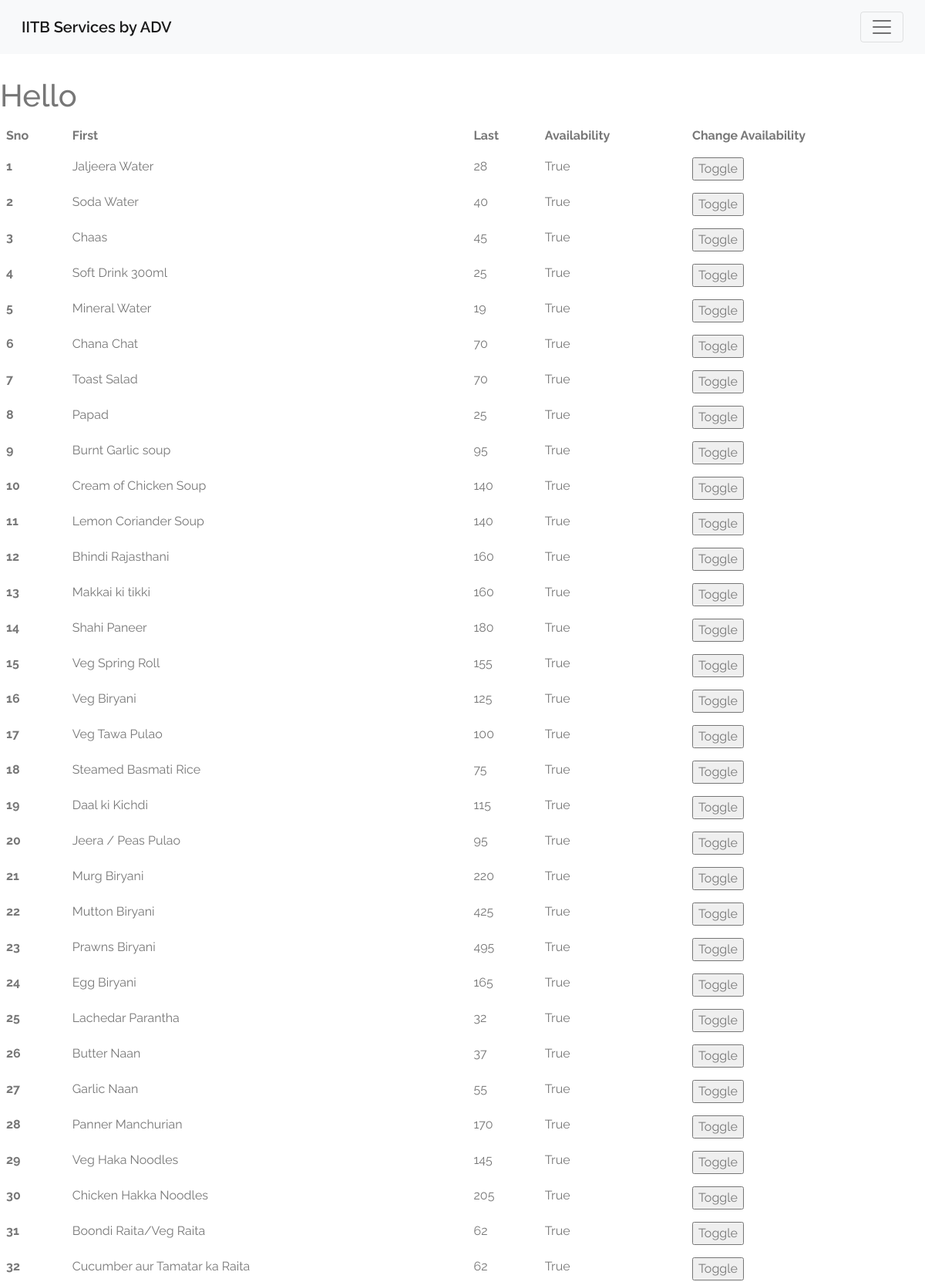
Screenshot of /gulmohar_updation (upper part) with the database file from the repository.
### authentication/models.py (models this page shows)
class Gulmohar(models.Model):
    item_name=models.CharField(max_length=30)
    availability=models.BooleanField(default=True)
    price=models.IntegerField()
    image_src=models.ImageField()

### authentication/views.py (the view)
# urls.py: path('gulmohar_updation',views.gulmohar_updation,name="gulmohar_updation"),
def gulmohar_updation(request):
    g = Gulmohar.objects.all()
    return render(request,'authentication/gulmohar_updation.html',{'gul':g})

### templates/authentication/gulmohar_updation.html (shortened to what this page needs)
{% extends 'authentication/base.html' %}
{% load static %}
{% block content %}
    <h1 class="hello">Hello</h1>
    <table class="table table-borderless">
        <thead>
          <tr>
            <th scope="col">Sno</th>
            <th scope="col">First</th>
            <th scope="col">Last</th>
            <th scope="col">Availability</th>
            <th scope="col">Change Availability</th>
          </tr>
        </thead>
        <tbody>
            {% for item in gul %}
            <form method="POST" action="toggle">
            <tr>
                <th scope="row">{{forloop.counter}}</th>
                <td>{{item.item_name}}</td>
                <td>{{item.price}}</td>
                <td>{{item.availability}}</td>
                <td><input type="submit" value="Toggle" > </td>
              </tr>
            </form>
            {% endfor %}
        </tbody>
      </table>
{% endblock content %}

### templates/authentication/base.html (shortened to what this page needs)
{% load static %}
<!DOCTYPE html>
<html>
    <head>
        <link rel="stylesheet" href="{%static 'css/maicons.css' %}">
        <link rel="stylesheet" href="{%static 'css/bootstrap.css' %}">
        <link rel="stylesheet" href="{%static 'css/grocery_h10.css' %}">
        <link rel="stylesheet" href="{%static 'css/theme.css' %}">
        <link href="https://cdn.jsdelivr.net/npm/bootstrap@5.1.3/dist/css/bootstrap.min.css" rel="stylesheet">
    </head>
    <body>
        <nav class="navbar navbar-light bg-light fixed-top" >
            <div class="container-fluid">
              <a class="navbar-brand" href="#" >IITB Services by ADV</a>
              <button class="navbar-toggler" type="button" data-bs-toggle="offcanvas" data-bs-target="#offcanvasNavbar" aria-controls="offcanvasNavbar">
                <span class="navbar-light navbar-toggler-icon"></span>
              </button>
            </div>
          </nav>
        {% block content %}
        {% endblock content %}
    </body>
</html>

### static/css/grocery_h10.css (style rules this page uses)
* { box-sizing: border-box; font-family: Raleway; color: #777; }
html, body { margin: 0; padding: 0; min-height: 100%; }

### static/css/theme.css (style rules this page uses)
:root { --primary: #6C55F9; --accent: #FF3D85; --secondary: #645F88; --success: #35bb78; --info: #05B4E1; --warning: #FAC14D; --danger: #FF4943; --grey: #B4B2C5; --dark: #2D2B3A; --light: #F6F5FC; }
body { font-family: "Work Sans", sans-serif; line-height: 1.5; color: #2D2B3A; }
a { color: #6C55F9; text-decoration: none; background-color: transparent; }
.bg-light { background-color: #F6F5FC !important; }
.navbar { min-height: 70px; }
.navbar-brand { font-weight: 600; padding-top: 10px; padding-bottom: 10px; }

### templates/authentication/gulmohar_updation.html (style rules this page uses)
.hello { margin-top: 100px; }

### rows the page displays
Gulmohar: item_name "Jaljeera Water", price "28", availability "True"
Gulmohar: item_name "Soda Water", price "40", availability "True"
Gulmohar: item_name "Chaas", price "45", availability "True"
Gulmohar: item_name "Soft Drink 300ml", price "25", availability "True"
Gulmohar: item_name "Mineral Water", price "19", availability "True"
Gulmohar: item_name "Chana Chat", price "70", availability "True"
Gulmohar: item_name "Toast Salad", price "70", availability "True"
Gulmohar: item_name "Papad", price "25", availability "True"
Gulmohar: item_name "Burnt Garlic soup", price "95", availability "True"
Gulmohar: item_name "Cream of Chicken Soup", price "140", availability "True"
Gulmohar: item_name "Lemon Coriander Soup", price "140", availability "True"
Gulmohar: item_name "Bhindi Rajasthani", price "160", availability "True"
Gulmohar: item_name "Makkai ki tikki", price "160", availability "True"
Gulmohar: item_name "Shahi Paneer", price "180", availability "True"
Gulmohar: item_name "Veg Spring Roll", price "155", availability "True"
Gulmohar: item_name "Veg Biryani", price "125", availability "True"
Gulmohar: item_name "Veg Tawa Pulao", price "100", availability "True"
Gulmohar: item_name "Steamed Basmati Rice", price "75", availability "True"
Gulmohar: item_name "Daal ki Kichdi", price "115", availability "True"
Gulmohar: item_name "Jeera / Peas Pulao", price "95", availability "True"
Gulmohar: item_name "Murg Biryani", price "220", availability "True"
Gulmohar: item_name "Mutton Biryani", price "425", availability "True"
Gulmohar: item_name "Prawns Biryani", price "495", availability "True"
Gulmohar: item_name "Egg Biryani", price "165", availability "True"
Gulmohar: item_name "Lachedar Parantha", price "32", availability "True"
Gulmohar: item_name "Butter Naan", price "37", availability "True"
Gulmohar: item_name "Garlic Naan", price "55", availability "True"
Gulmohar: item_name "Panner Manchurian", price "170", availability "True"
Gulmohar: item_name "Veg Haka Noodles", price "145", availability "True"
Gulmohar: item_name "Chicken Hakka Noodles", price "205", availability "True"
Gulmohar: item_name "Boondi Raita/Veg Raita", price "62", availability "True"
Gulmohar: item_name "Cucumber aur Tamatar ka Raita", price "62", availability "True"
